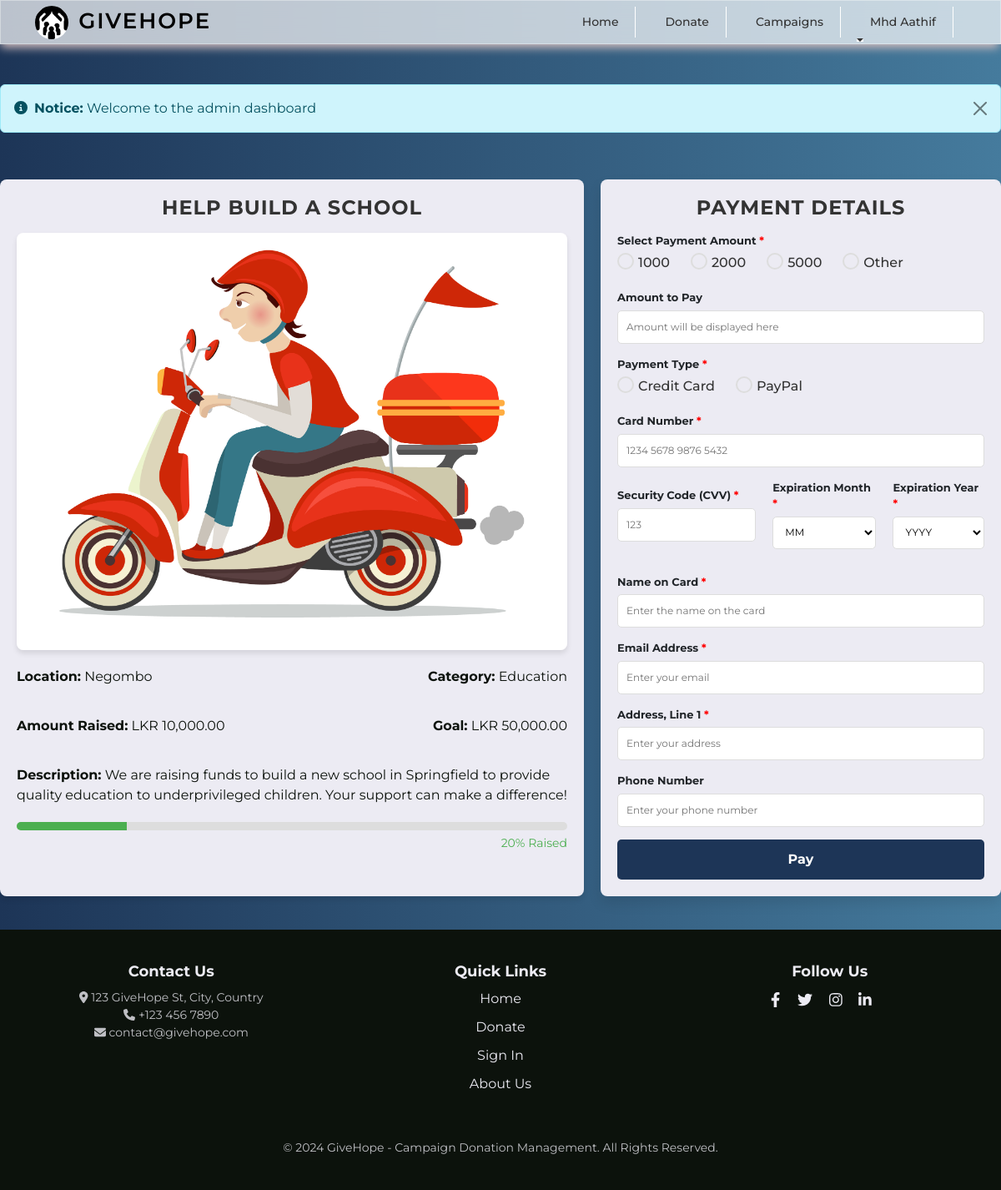
/donate.php?id=1 (signed in), run on the app's committed database.
### tables this page shows
CREATE TABLE `campaigns` (
  `id` int(11) NOT NULL,
  `user_id` int(11) DEFAULT NULL,
  `title` varchar(255) NOT NULL,
  `location` varchar(255) NOT NULL,
  `description` text NOT NULL,
  `goal` decimal(10,2) NOT NULL,
  `category` varchar(100) NOT NULL,
  `start_date` date NOT NULL,
  `end_date` date NOT NULL,
  `image` varchar(255) NOT NULL,
  `document` varchar(255) DEFAULT NULL,
  `organizer_name` varchar(255) NOT NULL,
  `contact` varchar(50) NOT NULL,
  `email` varchar(100) NOT NULL,
  `created_at` timestamp NOT NULL DEFAULT current_timestamp(),
  `status` varchar(20) NOT NULL DEFAULT 'Pending',
  `raised` decimal(15,2) DEFAULT 0.00
);

### donate.php (the view, shortened to what this page needs)
<?php
include('admin/authentication.php');
include('includes/header.php');
include('includes/navbar.php');
$campaign_id = isset($_GET['id']) ? $_GET['id'] : null;
if ($campaign_id) {
    $stmt = $con->prepare("SELECT * FROM campaigns WHERE id = ? AND status = 'Accepted'");
    $stmt->bind_param("i", $campaign_id);
    $stmt->execute();
    $result = $stmt->get_result();
    if ($result->num_rows > 0) {
        $campaign = $result->fetch_assoc();
        $progress = ($campaign['raised'] / $campaign['goal']) * 100;
    } else {
        $_SESSION['message'] = "Campaign not found or unavailable.";
        header("Location: index.php");
        exit(0);
    }
} else {
    $_SESSION['message'] = "No campaign selected for donation.";
    header("Location: index.php");
    exit(0);
}
?>
<div class="mt-5">
    <?php include('message.php'); ?>
</div>
<div class="main-container">
    <div class="campaign-details">
        <h2><?= htmlspecialchars($campaign['title']); ?></h2>
        <img src="<?= htmlspecialchars($campaign['image']); ?>" alt="<?= htmlspecialchars($campaign['title']); ?>"
            class="campaign-image">
        <div class="campaign-info">
            <div class="side-by-side">
                <p class="left"><strong>Location:</strong> <?= htmlspecialchars($campaign['location']); ?></p>
                <p class="right"><strong>Category:</strong> <?= htmlspecialchars($campaign['category']); ?></p>
            </div>
            <div class="side-by-side">
                <p class="left"><strong>Amount Raised:</strong> LKR <?= number_format($campaign['raised'], 2); ?></p>
                <p class="right"><strong>Goal:</strong> LKR <?= number_format($campaign['goal'], 2); ?></p>
            </div>
            <p><strong>Description:</strong> <?= htmlspecialchars($campaign['description']); ?></p>
        </div>
        <div class="progress-container">
            <div class="progress-bar">
                <span style="width: <?= round($progress, 2); ?>%;"></span>
            </div>
            <div class="progress-text"><?= round($progress, 2); ?>% Raised</div>
        </div>
    </div>
    <div class="payment-section">
        <h4>Payment Details</h4>
        <form action="all_code.php" method="POST">
            <div class="form-group">
                <label>Select Payment Amount <span style="color: red;">*</span></label>
                <div class="radio-group">
                    <label for="amount_1000">1000</label>
                    <label for="amount_2000">2000</label>
                    <label for="amount_5000">5000</label>
                    <label for="amount_custom">Other</label>
                </div>
            </div>
            <div class="form-group">
                <label for="amount_display">Amount to Pay</label>
                <input type="text" id="amount_display" name="amount" readonly
                    placeholder="Amount will be displayed here">
            </div>
            <div class="form-group">
                <label>Payment Type <span style="color: red;">*</span></label>
                <div class="radio-group">
                    <div>
                        <label for="credit_card">Credit Card</label>
                    </div>
                    <div>
                        <label for="paypal">PayPal</label>
                    </div>
                </div>
            </div>
            <div id="credit_card_details">
                <div class="form-group">
                    <label for="card_number">Card Number <span style="color: red;">*</span></label>
                    <input type="text" id="card_number" name="card_number" placeholder="1234 5678 9876 5432" required>
                </div>
                <div class="side-by-side">
                    <div class="form-group">
                        <label for="security_code">Security Code (CVV) <span style="color: red;">*</span></label>
                        <input type="text" id="security_code" name="security_code" placeholder="123" required>
                    </div>
                    <div class="form-group">
                        <label for="expiration_month">Expiration Month <span style="color: red;">*</span></label>
                        <select id="expiration_month" name="expiration_month" required>
                            <option value="" disabled selected>MM</option>
                        </select>
                    </div>
                    <div class="form-group">
                        <label for="expiration_year">Expiration Year <span style="color: red;">*</span></label>
                        <select id="expiration_year" name="expiration_year" required>
                            <option value="" disabled selected>YYYY</option>
                        </select>
                    </div>
                </div>
                <div class="form-group">
                    <label for="name_on_card">Name on Card <span style="color: red;">*</span></label>
                    <input type="text" id="name_on_card" name="name_on_card" placeholder="Enter the name on the card"
                        required>
                </div>
            </div>
            <div class="form-group">
                <label for="email">Email Address <span style="color: red;">*</span></label>
                <input type="email" id="email" name="email" placeholder="Enter your email" required>
            </div>
            <div class="form-group">
                <label for="address_line">Address, Line 1 <span style="color: red;">*</span></label>
                <input type="text" id="address_line" name="address_line" required placeholder="Enter your address">
            </div>
            <div class="form-group">
                <label for="phone">Phone Number</label>
                <input type="text" id="phone" name="phone" placeholder="Enter your phone number">
            </div>
            <button type="submit" class="btn-submit" name="btn-submit">Pay</button>
        </form>
    </div>
</div>
<?php include('includes/footer.php');

### includes/header.php (style rules this page uses)
* { font-family: "Montserrat", sans-serif; box-sizing: border-box; margin: 0%; padding: 0%; }
body { background: linear-gradient(to right, #1d3557, #457b9d); }
h2 { font-size: 25px; font-weight: 600; color: #0C120C; text-transform: uppercase; letter-spacing: 1px; margin-bottom: 20px; text-align: center; }
h4 { font-size: 35px; font-weight: 600; color: #0C120C; text-transform: uppercase; letter-spacing: 1px; margin-bottom: 20px; text-align: center; }
p { font-size: 16px; line-height: 1.5; margin-bottom: 20px; color: #0C120C; }

### includes/navbar.php (style rules this page uses)
html, body { padding: 0; margin: 0; }

### donate.php (style rules this page uses)
.main-container { display: flex; flex-wrap: wrap; justify-content: center; padding: 40px 0px; gap: 20px; }
.campaign-details { flex: 1.5; background-color: #ecebf3; padding: 20px; border-radius: 8px; box-shadow: 0 4px 6px rgba(0, 0, 0, 0.1); max-width: 800px; }
.campaign-details h2 { font-size: 24px; font-weight: bold; color: #333; margin-bottom: 15px; }
.campaign-image { width: 100%; max-height: 500px; object-fit: cover; border-radius: 8px; margin-bottom: 20px; box-shadow: 0 4px 6px rgba(0, 0, 0, 0.1); }
.campaign-info { margin-bottom: 20px; }
.side-by-side { display: flex; justify-content: space-between; align-items: center; gap: 20px; margin-bottom: 15px; }
.side-by-side .left { flex: 1; text-align: left; }
.side-by-side .right { flex: 1; text-align: right; }
.progress-container { margin-top: 20px; }
.progress-bar { height: 10px; border-radius: 5px; background-color: #ddd; overflow: hidden; }
.progress-bar span { display: block; height: 100%; background-color: #4CAF50; }
.progress-text { font-size: 14px; color: #4CAF50; margin-top: 5px; text-align: right; }
.payment-section { flex: 1; background-color: #ecebf3; border-radius: 8px; padding: 20px; box-shadow: 0 8px 16px rgba(0, 0, 0, 0.1); max-width: 500px; }
.payment-section h4 { font-size: 24px; font-weight: bold; color: #333; margin-bottom: 15px; }
.form-group { margin-bottom: 15px; }
.form-group label { font-size: 13px; font-weight: bold; display: block; margin-bottom: 5px; }
.form-group input, .form-group select { width: 100%; padding: 10px; font-size: 12px; border: 1px solid #ddd; border-radius: 5px; background-color: #fff; }
.btn-submit { width: 100%; padding: 12px; font-size: 16px; font-weight: bold; color: #fff; background-color: #1d3557; border: none; border-radius: 5px; cursor: pointer; text-align: center; transition: background-color 0.3s ease; }
.radio-group { display: flex; gap: 25px; align-items: center; }
.radio-group label { position: relative; display: inline-block; padding-left: 25px; font-size: 16px; font-weight: 500; cursor: pointer; color: #333; }
.radio-group label::before { content: ""; position: absolute; left: 0; top: 0; width: 20px; height: 20px; border-radius: 50%; background-color: #ecebf3; border: 2px solid #ddd; transition: all 0.3s ease; }

### includes/footer.php (style rules this page uses)
html, body { height: 100%; margin: 0; }

### data on the page
campaigns: title "HELP BUILD A SCHOOL", location "Negombo", category "Education", raised "10,000.00", goal "50,000.00", description "We are raising funds to build a new school in Springfield to provide quality education to underprivileged children. Your support can make a difference!", progress "20"

### other printed values
$_SESSION['auth_user']['user_name'] "Mhd Aathif"
$_SESSION['message'] "Welcome to the admin dashboard"
